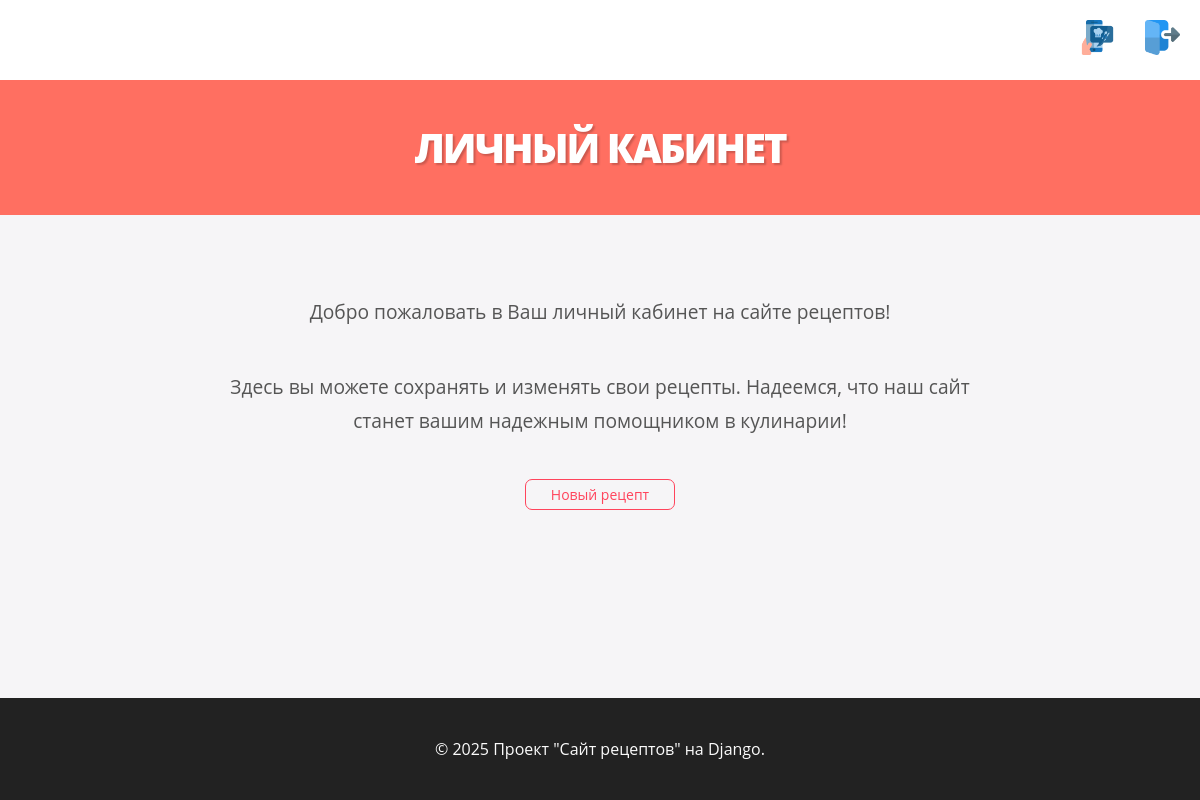
The page /cooker/ (signed in) on the database as committed earlier.
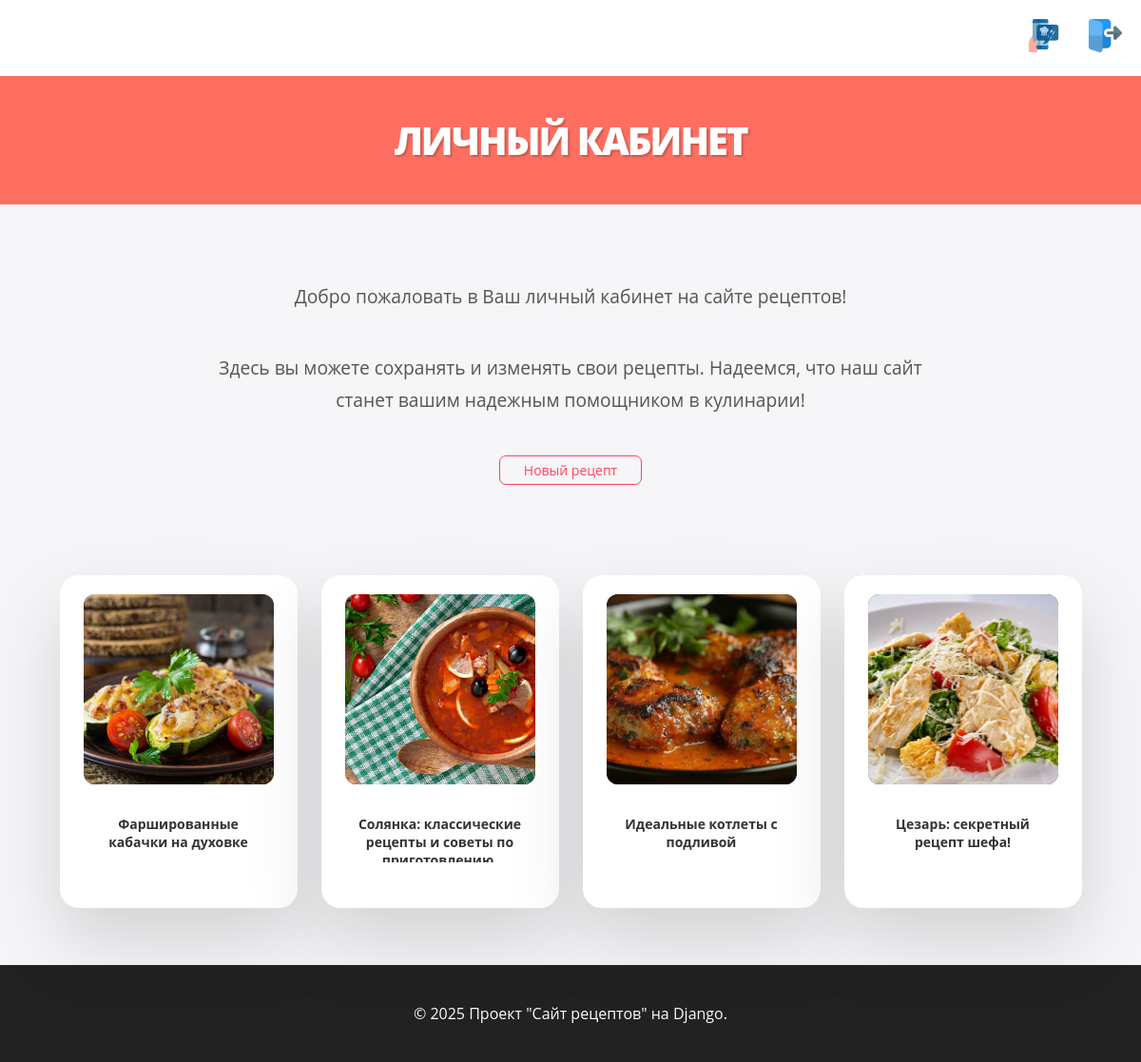
The same page on the database as committed later.
### recipebookapp/models.py (models this page shows)
class Recipe(models.Model):
    title = models.CharField(max_length=100)
    description = models.TextField()
    cooking_steps = models.TextField()
    cooking_time = models.TimeField()
    image = models.ImageField(null=True, upload_to='recipes/', blank=True)
    entry_date = models.DateTimeField(auto_now_add=True)
    is_visible = models.BooleanField(default=True)
    author = models.ForeignKey('CustomUser', on_delete=models.SET_NULL, null=True)
    category = models.ForeignKey('Category', on_delete=models.SET_NULL, null=True, blank=True)

### recipebookapp/views.py (the view)
# urls.py: path('cooker/', views.cooker, name='cooker'),
@log_this
@login_required
def cooker(request):
    recipes = Recipe.objects.filter(is_visible=True, author=request.user)
    return render(request, "recipebookapp/cooker.html", {'recipes': recipes})

### recipebookapp/views.py (called while the page is built)
def log_this(f):
    @wraps(f)
    def wrapper(*args, **kwargs):
        res = f(*args, **kwargs)
        logger.info(f'Func "{f.__name__}" was called')
        return res
    return wrapper

### recipebookapp/templates/recipebookapp/cooker.html (shortened to what this page needs)
{% extends 'base.html' %}
{% load static %}
{% block my_style %}
<link rel="stylesheet" href="{% static 'css/styles.css' %}">
<link rel="stylesheet" href="{% static 'css/recipe_box.css' %}">
<link rel="stylesheet" href="{% static 'css/recipe_detail.css' %}">
{% endblock %}
{% block header %}
Личный кабинет
{% endblock %}
{% block user %}
{% if user.is_authenticated %}
<li>
    <a class="main_menu__link" href="/logout/" data-title="Покинуть кухню">
        <img style="width: 35px;" src="{% static 'img/logout_icon.png' %}">
    </a>
</li>
{% endif %}
{% endblock %}
{% block content %}
<div class="content">
    <p class="welcome_message">Добро пожаловать в Ваш личный кабинет на сайте рецептов!</p>
    <p class="welcome_message">Здесь вы можете сохранять и изменять свои рецепты.
        Надеемся, что наш сайт станет вашим надежным помощником в кулинарии!</p>
    <a class="recipe_btn" href="/recipe_add/">Новый рецепт</a>
    <div class="recipes_container">
        {% if recipes %}
            {% for recipe in recipes %}
                <div class="recipe_box">
                    <div class="recipe_box__image">
                        {% if recipe.image %}
                            <img src="{{ recipe.image.url }}" alt="">
                        {% else %}
                            <img src="{% static 'img/default_recipe_img.jpg' %}" alt="">
                        {% endif %}
                    </div>
                    <div class="recipe_box__text">
                        <h3>{{ recipe.title }}</h3>
                    </div>
                </div>
            {% endfor %}
        {% endif %}
    </div>
</div>
{% endblock %}

Rows that differ between the two databases and show on the page:
added Recipe: image (picture), title "Фаршированные кабачки на духовке"
added Recipe: image (picture), title "Солянка: классические рецепты и советы по…"
added Recipe: image (picture), title "Идеальные котлеты с подливой"
added Recipe: image (picture), title "Цезарь: секретный рецепт шефа!"
